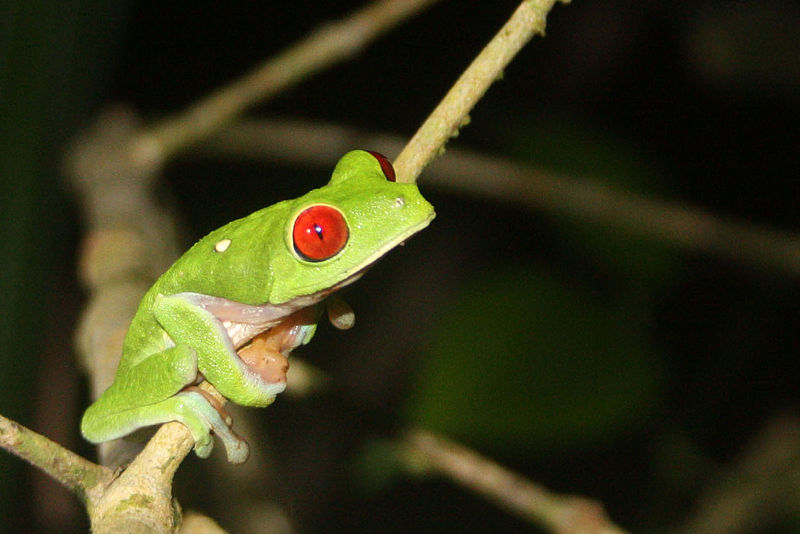
#> input picture doc/Traitement_images/data/grenouille.jpg, 800 x 534 px
$ python grenouille_crop.py
#> lines starting #> are read from the running program, lines starting #| are printed output that depends on the picture
from PIL import Image
import numpy as np
from matplotlib import pyplot as plt
from matplotlib import cm
im = Image.open('../data/grenouille.jpg')
#> im is the input picture: PIL image 800x534 RGB; mean R, G, B 54.7, 54.1, 25.7
rouge, vert, bleu = im.split()
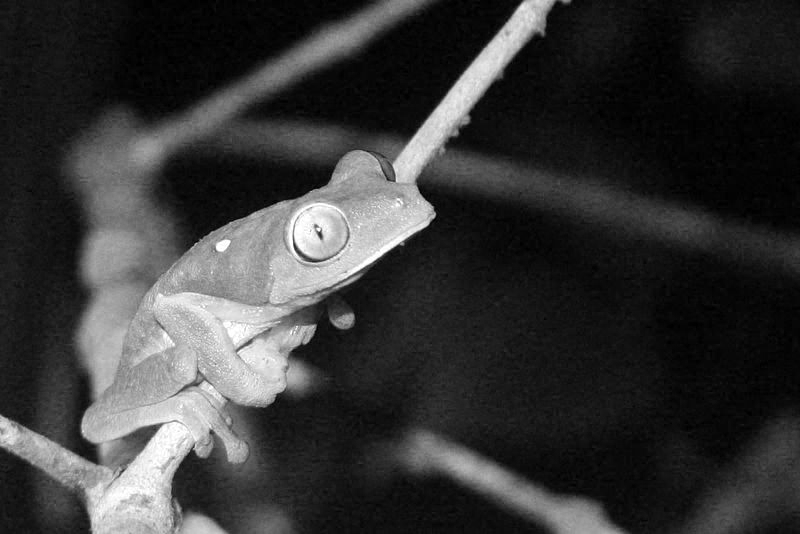
#> rouge: PIL image 800x534 L; min 0, max 255, mean 54.7
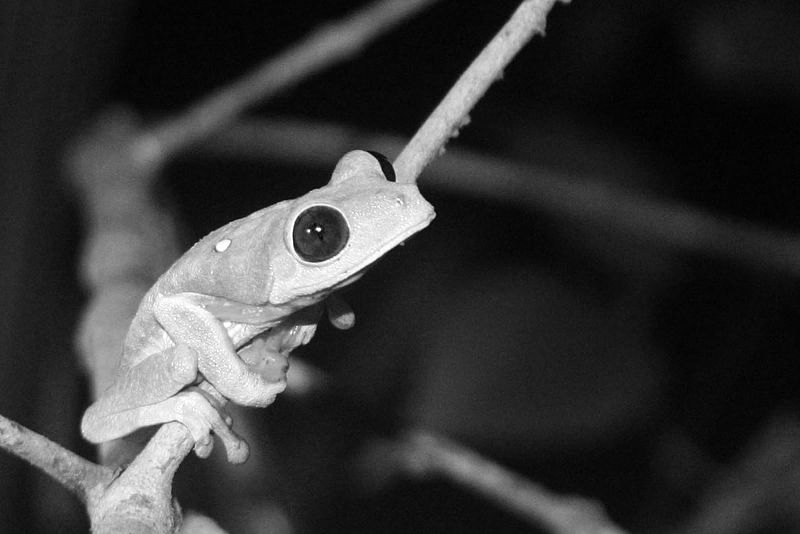
#> vert: PIL image 800x534 L; min 0, max 255, mean 54.1
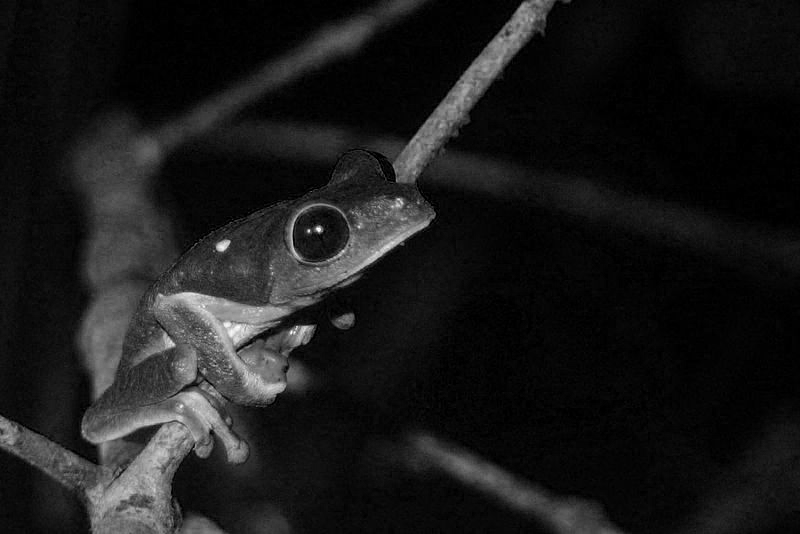
#> bleu: PIL image 800x534 L; min 0, max 255, mean 25.7
z = np.array(rouge)
ny, nx = z.shape
#> ny = 534; nx = 800
cx, cy = 200, 250
zc = z[cx:-cx, cy:-cy]
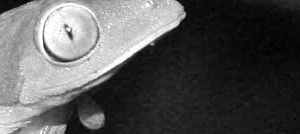
#> zc: shape (134, 300); min 0, max 255, mean 87.2
nyc, nxc = zc.shape
#> nyc = 134; nxc = 300

fig = plt.figure(0) # On cree une figure
plt.clf()
ax1 =fig.add_subplot(3,1,1)
plt.imshow(z, origin = "upper")
plt.xticks([0, nx])
plt.yticks([0, ny])
ax2 =  fig.add_subplot(3,1,2)
plt.imshow(zc,  origin = "upper", interpolation = "nearest")
plt.xticks([0, nxc])
plt.yticks([0, nyc])
plt.show()
